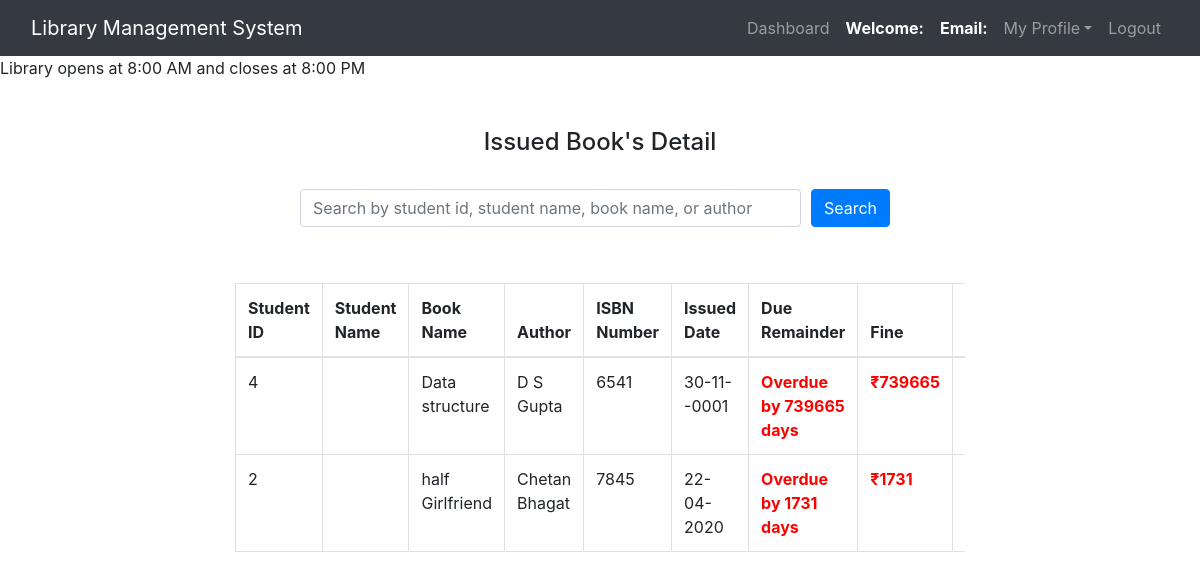
The page /admin/view_issued_book.php on the database as committed earlier.
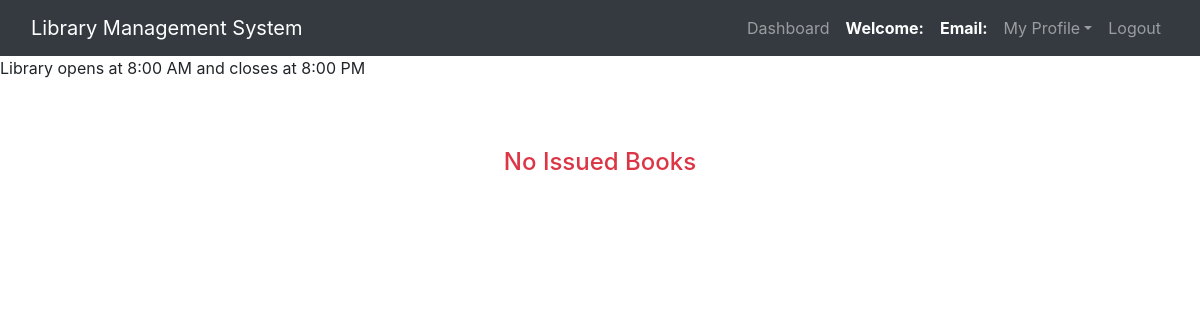
The same page on the database as committed later.
### tables this page shows
CREATE TABLE `issued_books` (
  `s_no` int(11) NOT NULL,
  `student_id` varchar(10) NOT NULL,
  `student_name` varchar(200) NOT NULL,
  `book_name` varchar(200) NOT NULL,
  `book_author` varchar(200) NOT NULL,
  `book_no` int(11) NOT NULL,
  `issue_date` longtext NOT NULL,
  `status` int(11) NOT NULL
);

### admin/view_issued_book.php (the view, shortened to what the changed rows need)
<?php
$connection = mysqli_connect("localhost", "root", "", "lms");
$search = "";
$query = "
    SELECT
        issued_books.book_name,
        issued_books.book_author,
        issued_books.book_no,
        issued_books.student_id,
        issued_books.student_name,
        issued_books.issue_date
    FROM issued_books
    WHERE issued_books.status = 1
";
$searchPerformed = false;
$query_run = mysqli_query($connection, $query);
$booksIssued = mysqli_num_rows($query_run) > 0;
?>
<!DOCTYPE html>
<html>
<head>
    <link rel="stylesheet" href="https://maxcdn.bootstrapcdn.com/bootstrap/4.5.2/css/bootstrap.min.css">
</head>
<body>
    <span><marquee>Library opens at 8:00 AM and closes at 8:00 PM</marquee></span><br><br>
    <div class="container">
        <?php if ($booksIssued || $searchPerformed) { ?>
            <div class="row justify-content-center">
                <div class="col-md-8">
                    <center><h4>Issued Book's Detail</h4><br></center>
                    <div class="d-flex justify-content-center">
                        <form method="POST" class="form-inline my-2 my-lg-0 search-form">
                            <div class="form-row w-100">
                                <div class="col">
                                    <input type="text" name="search" class="form-control w-100" placeholder="Search by student id, student name, book name, or author" value="<?php echo htmlspecialchars($search); ?>">
                                </div>
                                <div class="col-auto">
                                    <button type="submit" class="btn btn-primary mb-2">Search</button>
                                </div>
                            </div>
                        </form>
                    </div>
                    <br><br>
                    <?php if ($booksIssued) { ?>
                        <div class="table-responsive">
                            <table class="table table-bordered">
                                <thead>
                                    <tr>
                                        <th>Student ID</th>
                                        <th>Student Name</th>
                                        <th>Book Name</th>
                                        <th>Author</th>
                                        <th>ISBN Number</th>
                                        <th>Issued Date</th>
                                        <th>Due Remainder</th>
                                        <th>Fine</th>
                                        <th>Action</th>
                                    </tr>
                                </thead>
                                <tbody>
                                    <?php while ($row = mysqli_fetch_assoc($query_run)) {
                                        $issue_date = new DateTime($row['issue_date']);
                                        $current_date = new DateTime();
                                        $interval = $current_date->diff($issue_date);
                                        $days_passed = $interval->days;
                                        $due_status = '<span class="no-due">No due</span>';
                                        $fine = '₹0';
                                        if ($days_passed > 15) {
                                            $overdue_days = $days_passed - 15;
                                            $due_status = '<span class="due-warning">Overdue by ' . $overdue_days . ' day' . ($overdue_days > 1 ? 's' : '') . '</span>';
                                            $fine = '₹' . $overdue_days;
                                        } elseif ($days_passed == 14) {
                                            $due_status = '<span class="due-soon">Due in 1 day</span>';
                                        } elseif ($days_passed == 15) {
                                            $due_status = '<span class="due-warning">Due today!</span>';
                                        }
                                    ?>
                                        <tr>
                                            <td><?php echo htmlspecialchars($row['student_id']); ?></td>
                                            <td><?php echo htmlspecialchars($row['student_name']); ?></td>
                                            <td><?php echo htmlspecialchars($row['book_name']); ?></td>
                                            <td><?php echo htmlspecialchars($row['book_author']); ?></td>
                                            <td><?php echo htmlspecialchars($row['book_no']); ?></td>
                                            <td><?php echo date('d-m-Y', strtotime($row['issue_date'])); ?></td>
                                            <td><?php echo $due_status; ?></td>
                                            <td class="fine"><?php echo $fine; ?></td>
                                            <td>
                                            </td>
                                        </tr>
                                    <?php } ?>
                                </tbody>
                            </table>
                        </div>
                    <?php } else { ?>
                        <p class="no-books-message">No Book Is Issued</p>
                    <?php } ?>
                </div>
            </div>
        <?php } else { ?>
            <center><h4 class="no-books-message">No Issued Books</h4></center>
        <?php } ?>
    </div>
</body>
</html>

Rows that differ between the two databases and show on the page:
removed issued_books: student "4", book_name "Data structure", book_author "D S Gupta", book_no "6541", issue_date "30-11--0001", issue_date "₹739665"
removed issued_books: student "2", book_name "half Girlfriend", book_author "Chetan Bhagat", book_no "7845", issue_date "22-04-2020", issue_date "₹1731"
Other text that changed with them:
text no longer shown: "Issued Book's Detail Search Student ID Student Name Book Name Author ISBN Number Issued Date Due Remainder Fine"
text now shown: "No Issued Books"
